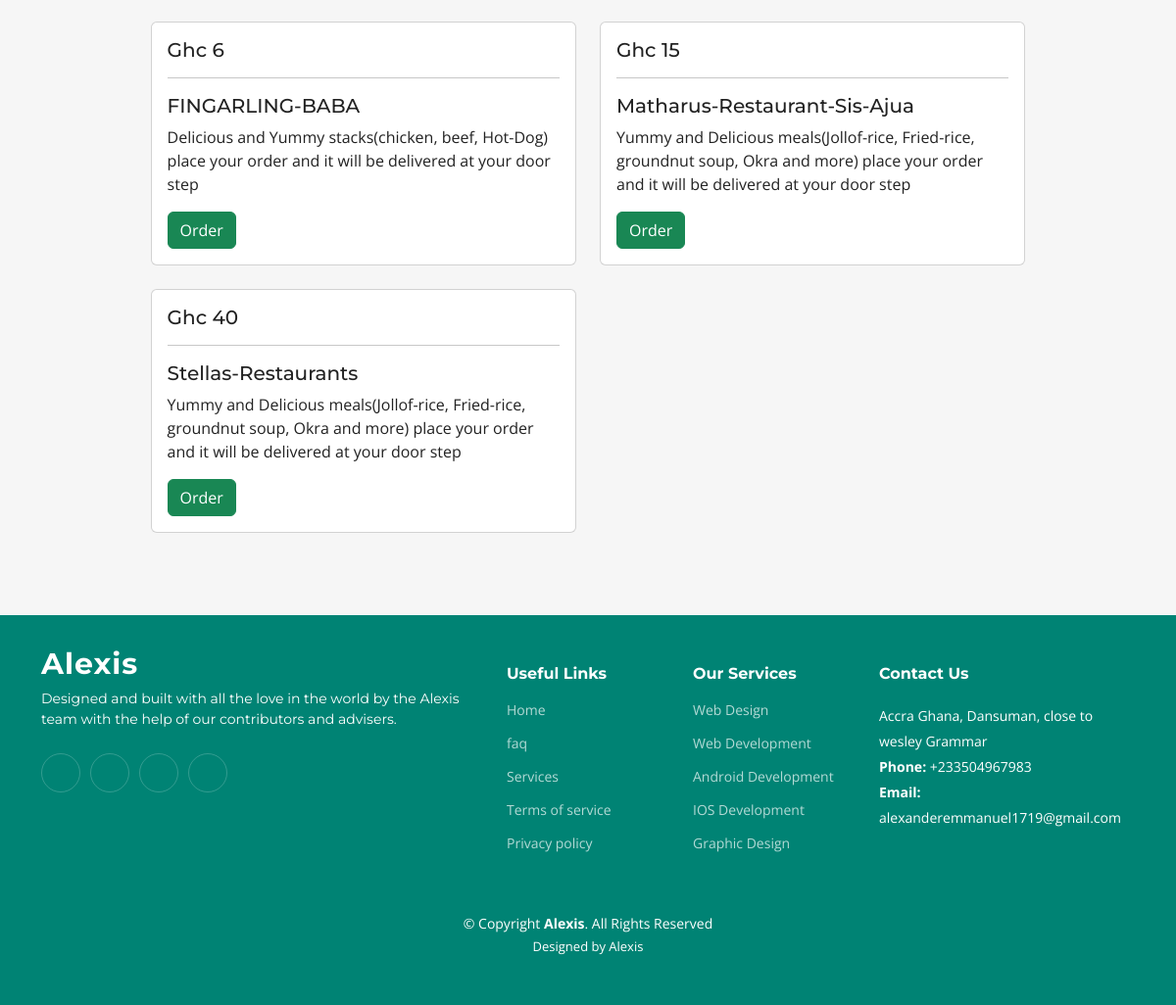
The app's page /service/Methodist-University-Shops (lower part), older data.
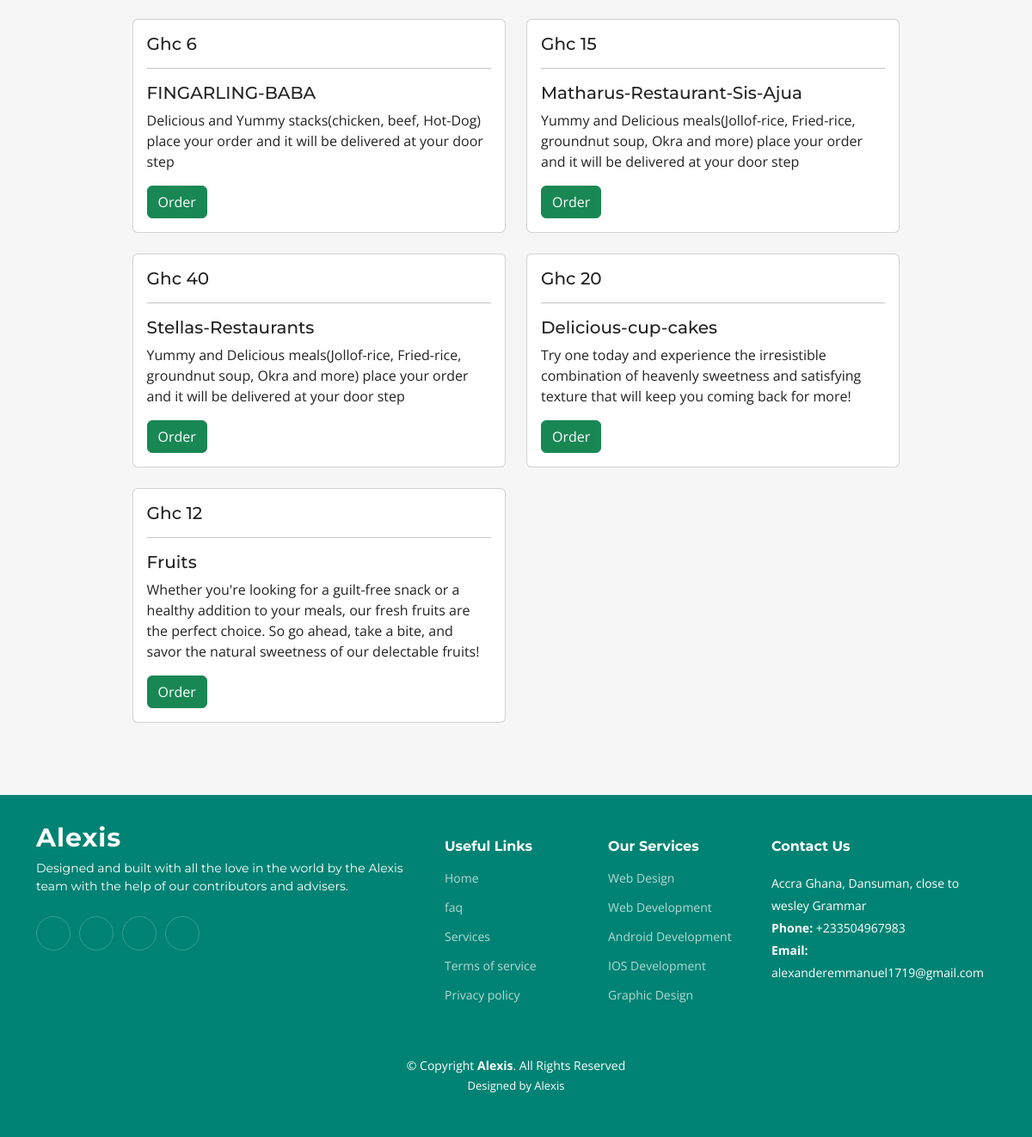
The same page, newer data.
### services/models.py (models this page shows, shortened)
class Shop(models.Model):
    name = models.CharField(max_length=70)
    price = models.CharField(max_length=70)
    slug = models.SlugField(max_length=255, unique=True)
    description = models.TextField()
    is_active = models.BooleanField(default=True, blank=True)
    image = models.ImageField(upload_to="shops/images", blank=True, null=True)
    services = models.ForeignKey(
        Services, on_delete=models.CASCADE
    )
    created_at = models.DateTimeField(auto_now_add=True, )
    updated_at = models.DateTimeField(auto_now=True)

### services/views.py (the view)
# urls.py: path('<slug:services_slug>', views.store, name="shop_by_services"),
def store(request, services_slug=None):
    staffDetails = SupportStaffDetails.objects.all()[0]
    services = None
    shops = None
    if services_slug != None:
        services = get_object_or_404(Services, slug=services_slug)
        shops = Shop.objects.filter(services=services, is_active=True)
        shop_count = shops.count()
    else:
        shops = Shop.objects.all().filter(is_active=True)
        shop_count = shops.count()
    context = {
        'shops': shops,
        'shop_count': shop_count,
        'staffDetails': staffDetails
    }
    return render(request, 'stores.html', {"context": context})

### templates/stores.html (shortened to what this page needs)
{% load static %} {% include 'base.html' %}
{% block body %}
<section id="store" class="recent-posts sections-bg">
	<div class="container" data-aos="fade-up">
        <div class="bmi">
	    <div class="row">
            {% if context.shops %}
					{% for shop in context.shops %}
					<div class="col-lg-6 mb-4">
					{% if shop.is_active %}
					<div class="card">
						<div class="card-body">
							<h5 class="card-title">Ghc {{shop.price}} <br>
							<hr>
							{{shop.name}}
							</h5>
							<p class="card-text">
							{{shop.description}}
							</p>
							<a href="delivery/{{shop.services.serviceName }}/{{shop.name}}" class="btn btn-success text-white">
								Order
							</a>
						</div>
					</div>
				</div>
				{% endif%}
				{% endfor %}
		{% else %}
		<div class="col-lg-12 order-1 order-lg-2">
			<img src="{% static 'assets/img/empty_cart.png' %}" class="img-fluid rounded-5" alt="" data-aos="zoom-out" data-aos-delay="100">
		  </div>
		{% endif %}
	</div>
</div>
</div>
</section>
{% endblock %}
    {% include 'footer.html' %}

Row changes from the older to the newer data that the page shows:
added Shop: price "20", name "Delicious-cup-cakes", description "Try one today and experience the irresistible combination of heavenly sweetness and satisfying texture that will keep you coming back for more!"
added Shop: price "12", name "Fruits", description "Whether you're looking for a guilt-free snack or a healthy addition to your meals, our fresh fruits are the perfect choice. So go ahead, take a bite, and savor the natural sweetness of our delectable fruits!"
